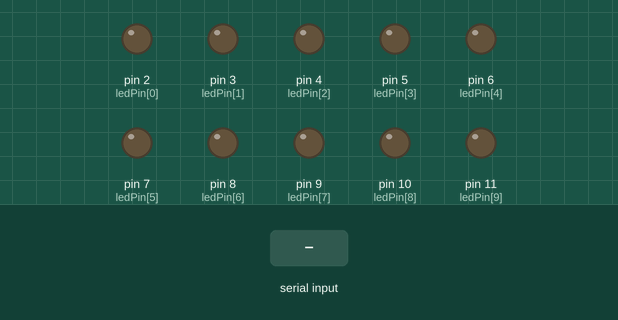
This sketch was run on a simulated Arduino Uno, built with avr-gcc and run on an emulated ATmega328P. On the bench: output pins drawn as LEDs (lit = HIGH). The inputs (shaded band) are chosen by the test bench.

Above: at 1.2 s.
1.3 s: "90,45\n" received over Serial
At 3.5 s:
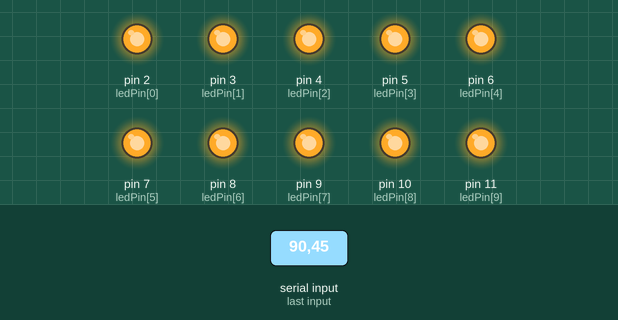
3.8 s: "5\n" received over Serial
At 5.5 s:
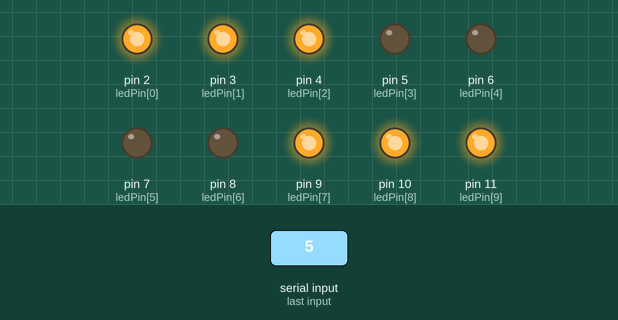
6.2 s: "30,150\n" received over Serial
At 8.5 s:
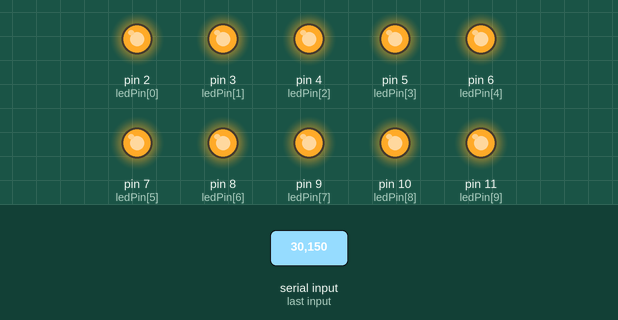
Timing chart, 0 to 10.0 s (numbered marks = the images above; inputs shaded):
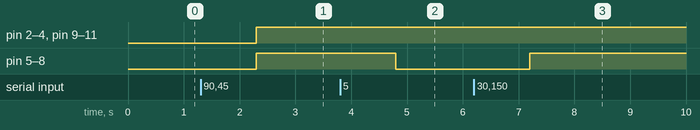

Measured:
- after the input at 1.3 s, pin 2 (ledPin[0]), pin 3 (ledPin[1]), pin 4 (ledPin[2]), pin 5 (ledPin[3]), pin 6 (ledPin[4]), pin 7 (ledPin[5]), pin 8 (ledPin[6]), pin 9 (ledPin[7]), pin 10 (ledPin[8]), pin 11 (ledPin[9]): LOW → HIGH after 1.0 s
- after the input at 3.8 s, pin 5 (ledPin[3]), pin 6 (ledPin[4]), pin 7 (ledPin[5]), pin 8 (ledPin[6]): HIGH → LOW after 1.0 s
- after the input at 6.2 s, pin 5 (ledPin[3]), pin 6 (ledPin[4]), pin 7 (ledPin[5]), pin 8 (ledPin[6]): LOW → HIGH after 1.0 s

The sketch:

First.ino
```cpp
// Define the pin for the LED
int ledPin [10] = {2,3,4,5,6,7,8,9,10,11};
int Pins   [10] = {0,0,0,0,0,0,0,0, 0, 0};
void setup() {
  // Initialize serial communication
  Serial.begin(2000000);

  // Set the LED pin as an output
  for(int i = 0; i < 10; i++)
    pinMode(ledPin[i], OUTPUT);

}

void loop() {


  // Check if data is available to read from serial port
  if (Serial.available() > 0) {
    // Read the value from serial port
   String value = Serial.readString();

   int num = value.toInt();
   if (num >= 1)
   {
      Pins[0] = Pins [9] = 255;
      Pins[1] = Pins[2] = Pins[3]= Pins[4]= Pins[5]= Pins[6]= Pins[7]= Pins[8] = 0;

   }

   if (num >= 3)
   {
      Pins[1] = Pins [8] = 255;
      Pins[2] = Pins[3]= Pins[4]= Pins[5]= Pins[6] = Pins[7] = 0;


   }
   if (num >= 5)
   {
      Pins[2] = Pins [7] = 255;
      Pins[3]= Pins[4]= Pins[5] = Pins[6] = 0;

   }
   if (num >= 7)
   {
      Pins[3] = Pins [6] = 255;
       Pins[4]= Pins[5]  = 0;

   }
   if (num >= 8)
   {
      Pins[4] = Pins [5] = 255;
   }


    for(int i = 0; i < 10; i++)
    {
      analogWrite(ledPin[i], Pins[i]);
    }


  }

}
```
